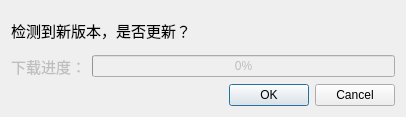
<?xml version="1.0" encoding="UTF-8"?>
<ui version="4.0">
 <class>UpdateDialog</class>
 <widget class="QDialog" name="UpdateDialog">
  <property name="geometry">
   <rect>
    <x>0</x>
    <y>0</y>
    <width>406</width>
    <height>117</height>
   </rect>
  </property>
  <property name="windowTitle">
   <string>版本更新</string>
  </property>
  <property name="windowIcon">
   <iconset resource="resources.qrc">
    <normaloff>:/icon/icon.png</normaloff>:/icon/icon.png</iconset>
  </property>
  <layout class="QVBoxLayout" name="verticalLayout">
   <item>
    <widget class="QLabel" name="question">
     <property name="font">
      <font>
       <pointsize>11</pointsize>
      </font>
     </property>
     <property name="text">
      <string>检测到新版本，是否更新？</string>
     </property>
    </widget>
   </item>
   <item>
    <layout class="QHBoxLayout" name="horizontalLayout">
     <item>
      <widget class="QLabel" name="progressLabel">
       <property name="enabled">
        <bool>false</bool>
       </property>
       <property name="sizePolicy">
        <sizepolicy hsizetype="Fixed" vsizetype="Preferred">
         <horstretch>0</horstretch>
         <verstretch>0</verstretch>
        </sizepolicy>
       </property>
       <property name="font">
        <font>
         <pointsize>11</pointsize>
        </font>
       </property>
       <property name="text">
        <string>下载进度：</string>
       </property>
      </widget>
     </item>
     <item>
      <widget class="QProgressBar" name="downloadProgress">
       <property name="enabled">
        <bool>false</bool>
       </property>
       <property name="sizePolicy">
        <sizepolicy hsizetype="Preferred" vsizetype="Fixed">
         <horstretch>0</horstretch>
         <verstretch>0</verstretch>
        </sizepolicy>
       </property>
       <property name="minimum">
        <number>0</number>
       </property>
       <property name="value">
        <number>0</number>
       </property>
       <property name="textVisible">
        <bool>true</bool>
       </property>
       <property name="invertedAppearance">
        <bool>false</bool>
       </property>
      </widget>
     </item>
    </layout>
   </item>
   <item>
    <widget class="QDialogButtonBox" name="ifUpdate">
     <property name="standardButtons">
      <set>QDialogButtonBox::Cancel|QDialogButtonBox::Ok</set>
     </property>
    </widget>
   </item>
  </layout>
 </widget>
 <resources>
  <include location="resources.qrc"/>
 </resources>
 <connections/>
</ui>
